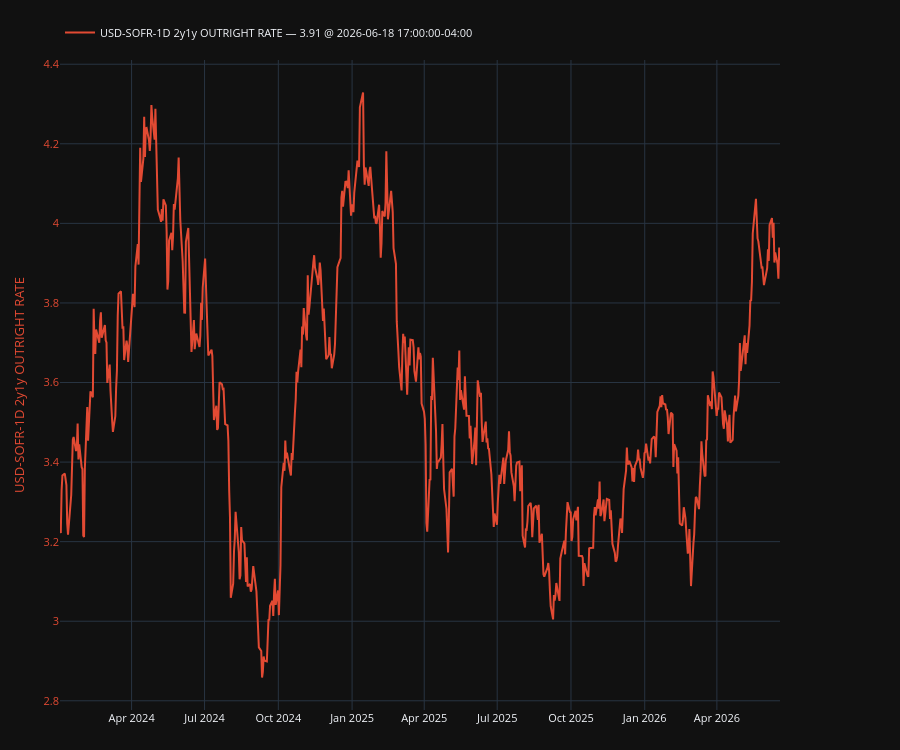

The cell this chart's notebook holds for it:
### Code cell
plot, fig, ax, ax2, legend = make_secondary_axis_plot(engine="plotly")
plot(
    eod_df["USD-SOFR-1D 2y1y OUTRIGHT RATE"],
    which="left",
    indicators=[
        # {"kind": "last", },  
        # {"kind": "last", "style": {"linestyle": "--", "linewidth": 1.2, "color": "tab:purple"}},  
        # {"kind": "sma", "window": 60, "style": {"linestyle": "--", "color": "green"}},
    ],
    # ou={"enable": True, "steps": 126, "add_metrics_to_legend": True}
)
# plot(eod_df["USD-SOFR-1D 1y1y OUTRIGHT RATE"], which="right")

legend(show_date=True, loc="upper left")
plt.show()

### Figure 1 — Plotly figure (JSON) as saved in the notebook; plotly's stock layout.template omitted (floating-point values rounded to 4 significant figures; data arrays with more than 128 entries replaced by an {"elided": "..."} marker saying what was removed)
{"data": [{"line": {"color": "#E24A33"}, "mode": "lines", "name": "USD-SOFR-1D 2y1y OUTRIGHT RATE — 3.91 @ 2026-06-18 17:00:00-04:00", "showlegend": true, "type": "scatter", "x": {"elided": "625 str values"}, "y": {"elided": "625 float values"}, "yaxis": "y"}], "layout": {"font": {"size": 11}, "height": 750, "legend": {"orientation": "h", "x": 0, "xanchor": "left", "y": 1.02, "yanchor": "bottom"}, "margin": {"b": 40, "l": 60, "r": 120, "t": 60}, "newshape": {"line": {"color": "red"}}, "title": {}, "xaxis": {"showgrid": true, "showspikes": true, "spikecolor": "white", "spikemode": "across", "spikesnap": "cursor"}, "yaxis": {"showgrid": true, "showspikes": true, "spikecolor": "white", "spikesnap": "cursor", "spikethickness": 0.5, "tickfont": {"color": "#E24A33"}, "title": {"font": {"color": "#E24A33"}, "text": "USD-SOFR-1D 2y1y OUTRIGHT RATE"}}}}
